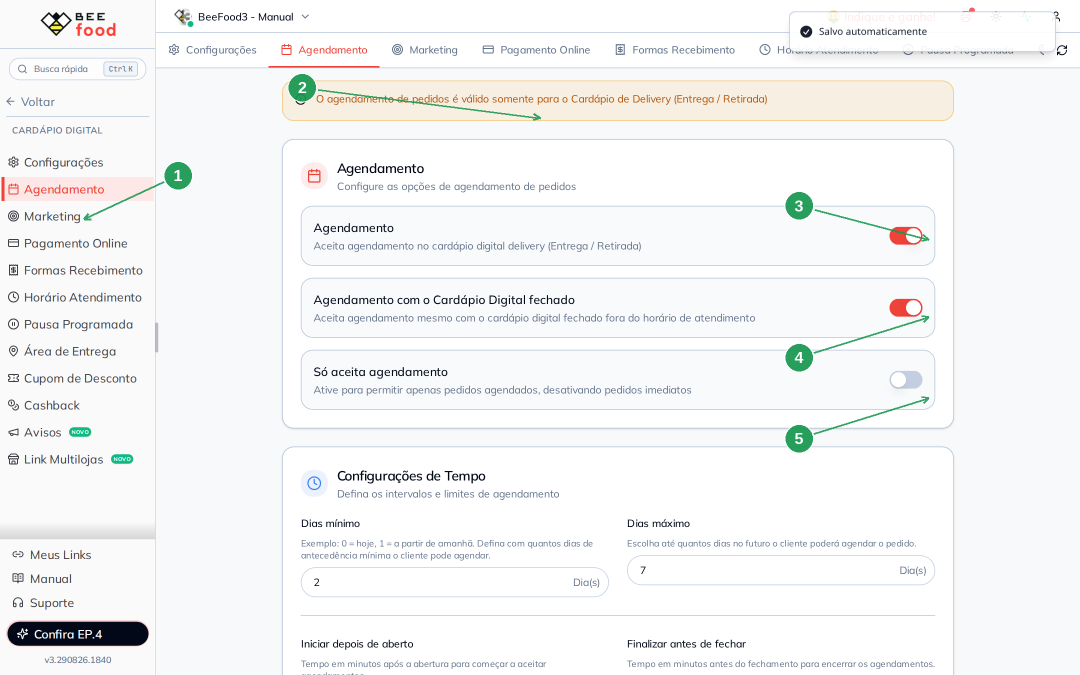
#> input picture manuais/cardapio-digital-agendamento/imagens-tratadas/01-aba-switches.png, 2160 x 1350 px, found by its file name (shown at 1/2 size)
$ python annotate.py
#> lines starting #> are read from the running program, lines starting #| are printed output that depends on the picture
"""Anota screenshots — #70 Agendamento do cardápio digital."""
import os, math
from PIL import Image, ImageDraw, ImageFont

SRC = "imagens-puras"
OUT = "imagens-tratadas"
os.makedirs(OUT, exist_ok=True)

GREEN = (22, 150, 78)
WHITE = (255, 255, 255)
A_LINE = 220
A_BADGE = 235
FONT_CANDIDATES = [
    r"C:\Windows\Fonts\arialbd.ttf",
    "/usr/share/fonts/truetype/croscore/Arimo-Bold.ttf",
    "/usr/share/fonts/truetype/dejavu/DejaVuSans-Bold.ttf",
]


def font(sz):
    for c in FONT_CANDIDATES:
        if os.path.exists(c):
            return ImageFont.truetype(c, sz)
    raise RuntimeError("fonte bold nao encontrada")


def draw_arrow(d, x0, y0, x1, y1, w):
    col = GREEN + (A_LINE,)
    d.line([(x0, y0), (x1, y1)], fill=col, width=w)
    ang = math.atan2(y1 - y0, x1 - x0)
    L = w * 3.6
    for s in (0.45, -0.45):
        d.line([(x1, y1), (x1 - L * math.cos(ang - s), y1 - L * math.sin(ang - s))], fill=col, width=w)


def badge(d, cx, cy, r, num, fnt):
    d.ellipse([cx - r - 2, cy - r - 2, cx + r + 2, cy + r + 2], fill=WHITE + (235,))
    d.ellipse([cx - r, cy - r, cx + r, cy + r], fill=GREEN + (A_BADGE,))
    t = str(num)
    bb = d.textbbox((0, 0), t, font=fnt)
    d.text((cx - (bb[2] - bb[0]) / 2 - bb[0], cy - (bb[3] - bb[1]) / 2 - bb[1]), t, fill=WHITE, font=fnt)


def annotate(name, markers, ring=None):
#> called with name = '01-aba-switches.png'
    img = Image.open(os.path.join(SRC, name)).convert("RGBA")
    W, H = img.size
#> W = 2160; H = 1350
    overlay = Image.new("RGBA", (W, H), (0, 0, 0, 0))
#> overlay: PIL image 2160x1350 RGBA; every value is 0
    d = ImageDraw.Draw(overlay)
    r = int(W * 0.0125)
#> r = 27
    fnt = font(int(r * 1.2))
    w = max(2, int(W * 0.0022))
#> w = 4
    for (fx, fy, fw, fh) in (ring or []):
        x0, y0 = fx * W, fy * H
        d.rectangle([x0, y0, x0 + fw * W, y0 + fh * H], outline=GREEN + (A_LINE,), width=w)
    for (num, tx, ty, bx, by) in markers:
        TX, TY = tx * W, ty * H
        BX, BY = bx * W, by * H
        ang = math.atan2(TY - BY, TX - BX)
        sx = BX + (r + 5) * math.cos(ang)
        sy = BY + (r + 5) * math.sin(ang)
        draw_arrow(d, sx, sy, TX, TY, w)
        badge(d, BX, BY, r, num, fnt)
    Image.alpha_composite(img, overlay).convert("RGB").save(os.path.join(OUT, name))
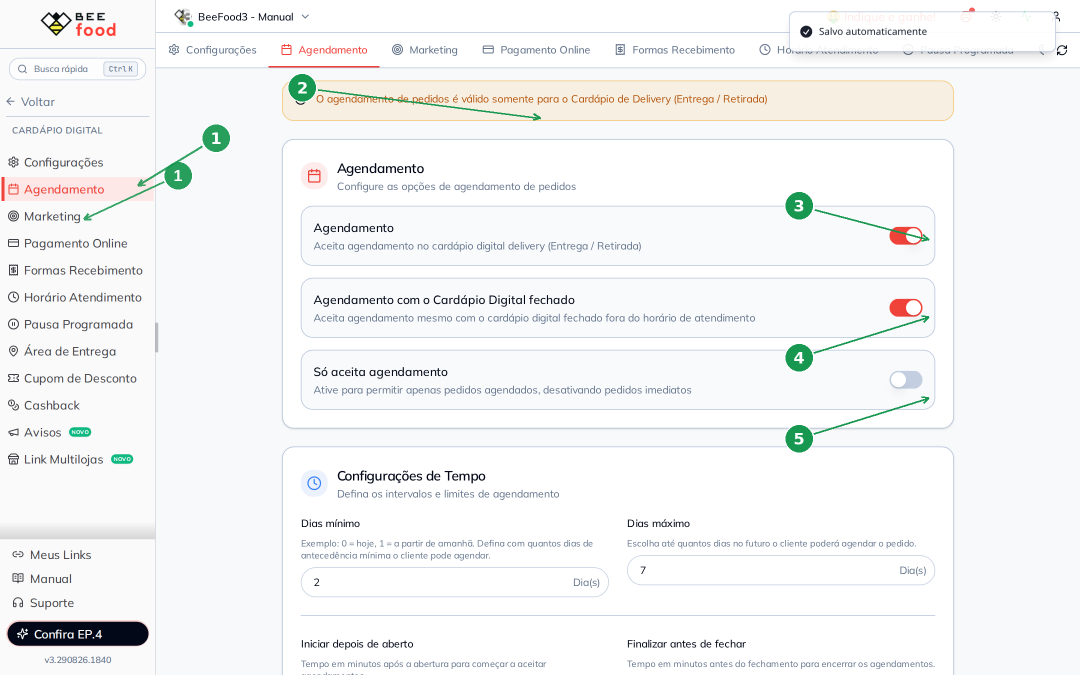
#> saved as 01-aba-switches.png: PIL image 2160x1350 RGB (shown at 1/2 size); mean R, G, B 243.6, 244.7, 245
    print("OK", name, W, H)
#| OK 01-aba-switches.png 2160 1350


PHONE_W = 380
GAP = 18
PAD = 22
CAP_H = 44


# [32 lines left out: functions montar_celulares, no_painel, not called in this run]


BG = (244, 244, 245)
DARK = (40, 40, 40)
MUTED = (100, 100, 100)
MID = 56
COL_W = 560
PAD_P = 28
TIT_H = 46
LAB_H = 32
FOOT_H = 56
RADIUS = 18


def crop_frac(name, box):
#> called with name = '01-aba-switches.png', box = (0.23, 0.285, 0.735, 0.4)
    im = Image.open(os.path.join(SRC, name)).convert("RGB")
#> im is the input picture: PIL image 2160x1350 RGB; mean R, G, B 243.9, 244.8, 245.2
    W, H = im.size
#> W = 2160; H = 1350
    x, y, w, h = box
    return im.crop((int(x * W), int(y * H), int((x + w) * W), int((y + h) * H)))
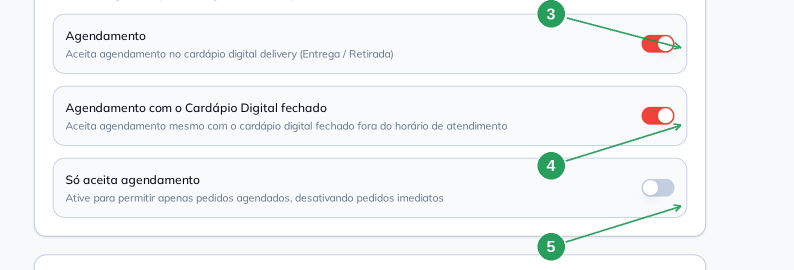
#> returned value: PIL image 1588x540 RGB (shown at 1/2 size); mean R, G, B 242.9, 245.5, 246.9


# [74 lines left out: functions encaixa, cola_redondo, seta_meio, empilha, montar_par, not called in this run]


RED = (196, 48, 48)
MINT = (232, 246, 236)
CREAM = (255, 244, 228)
PILL_BG = (255, 236, 220)
OK_BG = (214, 239, 222)
CARD = (255, 255, 255)
W_DID = PAD_P * 2 + COL_W * 2 + MID


# [11 lines left out: function anel, not called in this run]


def _tb(d, text, fnt):
    bb = d.textbbox((0, 0), text, font=fnt)
    return bb[2] - bb[0], bb[3] - bb[1], bb


# [219 lines left out: functions _texto_centro, _formula, _card_exemplo, _timeline, _caixa_almoco, _nota_intervalo and 1 more, not called in this run]


annotate("01-aba-switches.png", [
    (1, 0.128, 0.275, 0.200, 0.205),
    (2, 0.500, 0.175, 0.280, 0.130),
    (3, 0.860, 0.355, 0.740, 0.305),
    (4, 0.860, 0.470, 0.740, 0.530),
    (5, 0.860, 0.590, 0.740, 0.650),
])

montar_par(
    "02-par-chaves.png",
    "As três chaves  →  Hoje e Agendar",
    crop_frac("01-aba-switches.png", (0.230, 0.285, 0.735, 0.400)),
    crop_frac("04-cel-hoje-agendar.png", (0.02, 0.165, 0.96, 0.40)),
    "No painel",
    "No cardápio",
    "Agendamento ligado: aparecem Hoje (agora) e Agendar. Só aceita off = os dois botões.",
)
#> (the run stopped early here; a loop or call above may not have finished)
